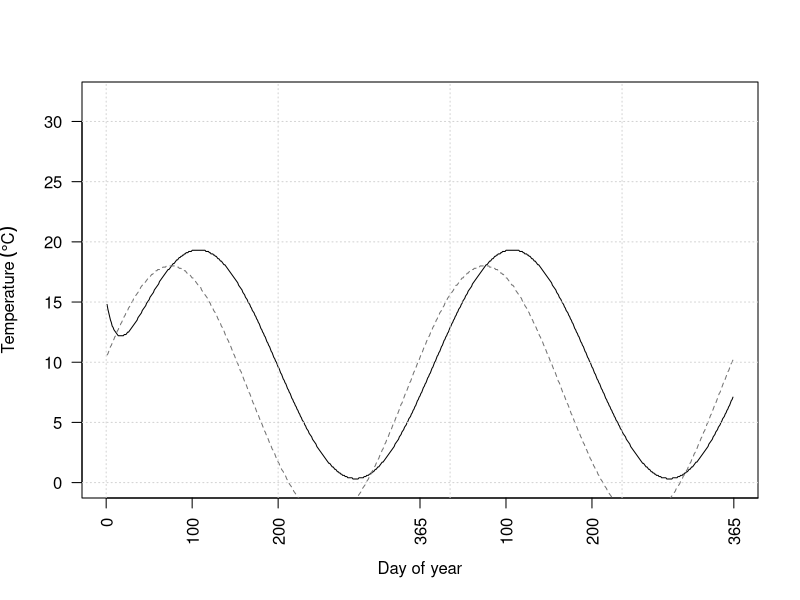

Here is the R script that generated this plot:
# Plots temperature predictions
# S. Hafner
# 2021

# Normal simulation
dat <- read.table('temp_0001.txt', header = FALSE, skip = 2)
names(dat) <- names(dat) <- c('dos', 'doy', 'smass', 'depth', 'air', 'wall', 'floor', 'slurry')

png('slurry_temp.png', height = 4, width = 6, units = 'in', res = 600)
  #par(mfrow = c(3, 1), mar = c(4, 4.5, 2, 1))

  plot(slurry ~ dos, data = dat, type = 'l', ylim = c(0, 32), 
       xlab = 'Day of year', ylab = expression('Temperature'~(degree*C)), xaxt = 'n', las = 1)
  axis(1, at = c(c(0, 100, 200, 365), c(100, 200, 365) + 365, c(100, 200, 365) + 2*365), 
       labels = c(0, 100, 200, 365, 100, 200, 365, 100, 200, 365), las = 3)
  lines(air ~ dos, data = dat, type = 'l', col = 'gray45', lty = 2)
  grid()
  #legend('topleft', c('Small', 'Big', 'Air'), lty = c(1, 1, 2), col = c('black', 'red', 'gray45'), cex = 0.6)

dev.off()
